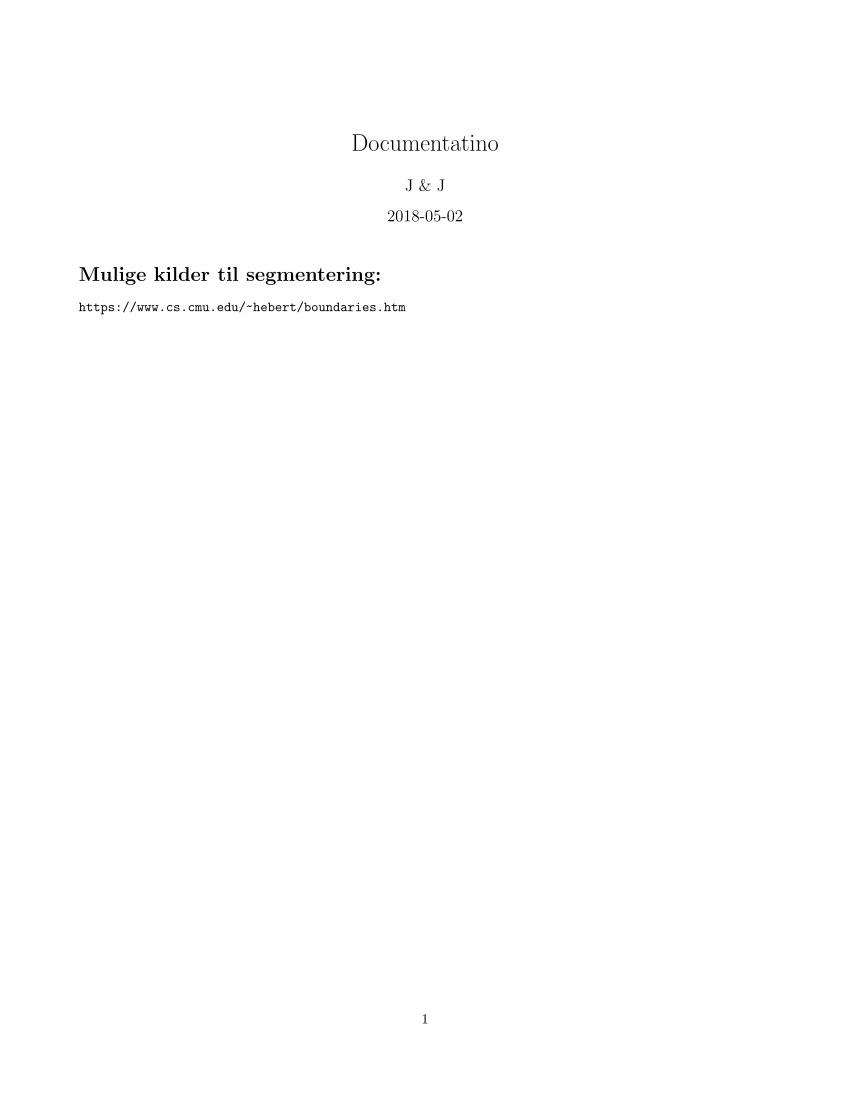

Generate this figure with Python:

# -*- coding: utf-8 -*-

from LatexTemplate import *
Type = Template(Title = "Documentatino ", author="J \& J") #<----- Header title
#^additional vars: author(str), date(str), landscape(boolean) 
#---create content as raw string below--# 
#----------using LaTeX-format-----------#  
content = r'' #creating initial content, 
#------------content below--------------# 
content += r''' 

\section*{Mulige kilder til segmentering:} 
\url{https://www.cs.cmu.edu/~hebert/boundaries.htm}



'''  


#------useful functions & such----------#
# Allowing for Python Code
# %s format for standard string inclusion. 
# May also call on other programs for generating data 
# that goes into string. 

# See for table generation: 
# Use Table(Input, Input titles) function for Table 
#                          or Table.T for transpose
#Latex: 
'''

#%\end{Verbatim}
#%\VerbatimInput{program}

\mathcal{} #%Calligraphic
\mathbb{}  #Hollow Spaces
\mathbf{}  #Boldface

\begin{equiation}\tag*{S} #change showing tag *no parenthesis
\labe
\begin{Figure}
 \centering
 \includegraphics[width=\linewidth]{count_deg_fig.png}
 \captionof{figure}{målingsdata}
\end{Figure}

\begin{multicols*}{2} %remember to \end.
\begin{description} %or item, enumerate
\epigraph{quote}{author} %for cool quotes

\includepdf{file.pdf} %or png works too. 

% For "skipping" the rest of column, or page 
\vfill\null
\columnbreak

\begin{align} 
%usage: & for line \\ for breaks


'''













#--------------Typeset below:-------------------->#
if __name__ == '__main__':
    try:
        Type.content(content)       # may be irrelevant
        Type.Typeset('test',showpdf=False) # <-filename
    except: 
        pass
